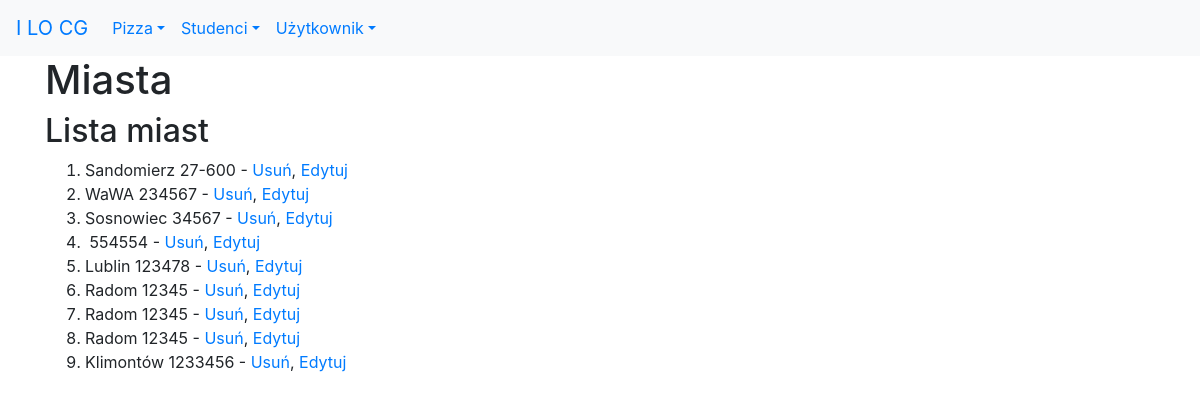
/miasta/, run on an earlier commit of the app's database.
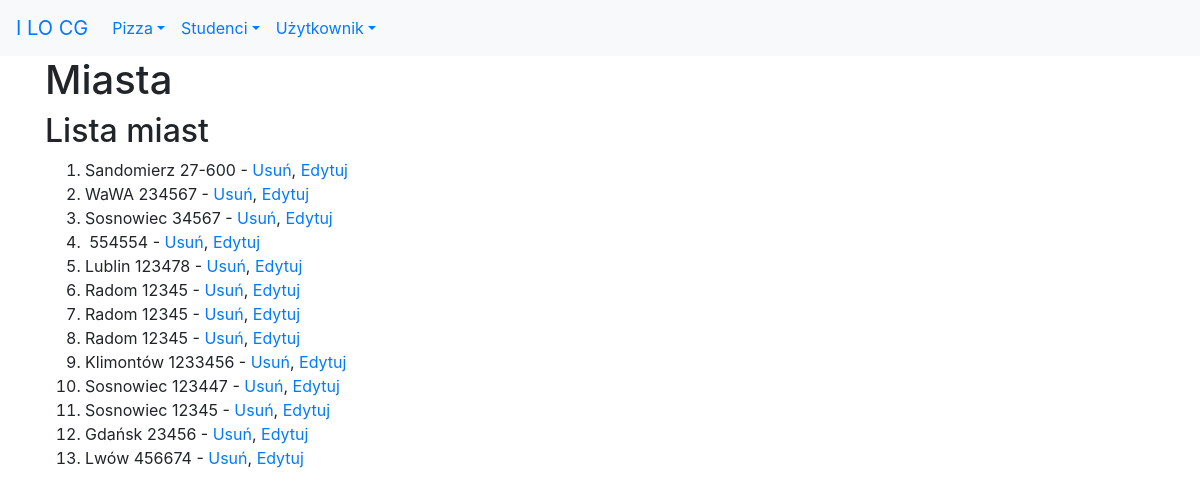
And on a later commit of the database.
### studenci/models.py (models this page shows, shortened)
class Miasto(models.Model):
    nazwa = models.CharField(verbose_name='miasto', max_length=30)
    kod = models.CharField(max_length=6, help_text="Wpisz kod pocztowy")
    class Meta:
        verbose_name_plural = "miasta"

### studenci/templates/studenci/lista_miast.html
{% extends 'szablon.html' %}
{% block naglowek %}Miasta{% endblock naglowek %}
{% block tresc %}
<h2>Lista miast</h2>
<ol>
    {% for miasto in miasta %}
        <li>{{ miasto.nazwa }}&nbsp;{{ miasto.kod }} - <a href="{% url 'studenci:miasta_usun' miasto.id %}">Usuń</a>, <a href="{% url 'studenci:miasta_edytuj' miasto.id %}">Edytuj</a></li>
    {% endfor %}
</ol>
{% endblock tresc %}

What changed in the data, as far as the page shows it:
added Miasto: nazwa "Sosnowiec", kod "123447"
added Miasto: nazwa "Sosnowiec", kod "12345"
added Miasto: nazwa "Gdańsk", kod "23456"
added Miasto: nazwa "Lwów", kod "456674"
